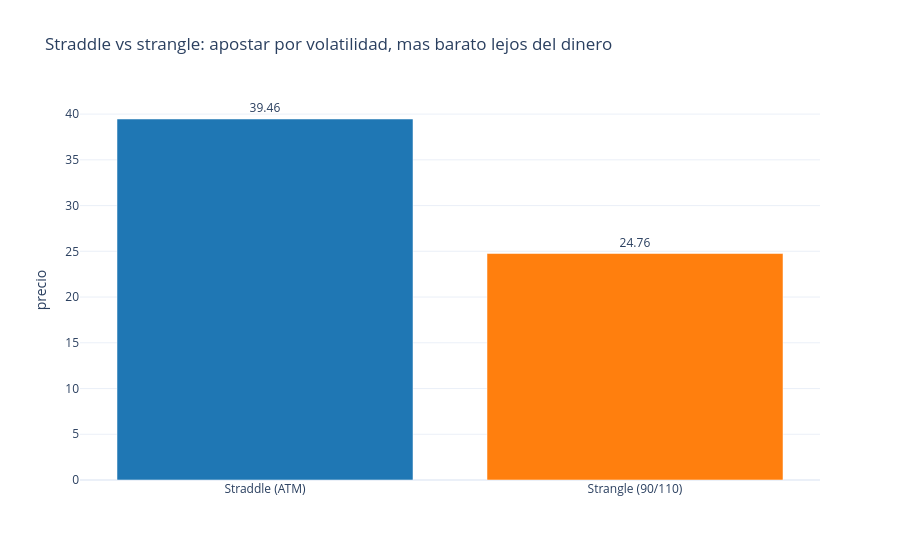

Write notebook code for a chart like this one.
### Markdown cell above
## 9. Combinaciones: straddle y strangle (`both`)

Un straddle (call+put mismo strike) y un strangle (call+put strikes distintos, fuera de
dinero) se construyen sin ningun concepto nuevo: `both([...])` suma dos contratos.

### Code cell
def vanilla_put_contract(strike):
    """Delega en quantdesk.payoff.put_leg (PLAN_IMPROVE_NOTEBOOK2.md Fase 6) -- ver
    vanilla_put_contract_manual para la version local horneada a mano (celda de verificacion
    cruzada, PRE-Fase 6)."""
    return qd.put_leg(OBS, strike, 1.0, T)


def vanilla_put_contract_manual(strike):
    return qd.when(T, qd.cashflow("USD", qd.maximum(strike - qd.fixing(OBS, T), 0.0)))


# Verificacion cruzada put: put_leg (motor) vs horneado a mano deben dar el MISMO precio exacto.
put_native_check = price_contract(vanilla_put_contract(S0), "PUT_NATIVE_CHECK")["PayoffPriceQ"].scalar
put_manual_check = price_contract(vanilla_put_contract_manual(S0), "PUT_MANUAL_CHECK")["PayoffPriceQ"].scalar
assert put_native_check == put_manual_check, f"put_leg={put_native_check} manual={put_manual_check}"
print(f"put_leg vs horneado a mano: {put_native_check:.6f} == {put_manual_check:.6f} (coinciden exactamente)")


def price_strategy(trade):
    """Precia un PayoffProduct (p.ej. el que devuelve qd.custom_strategy) sobre el mismo mercado
    que price_contract, sin duplicar el AST -- el combinador ya vive en custom_strategy."""
    return eng.price(trade, model, market, ["PayoffPriceQ"])


strangle_low, strangle_high = S0 * 0.9, S0 * 1.1
straddle_trade = qd.custom_strategy("STRADDLE", [qd.call_leg(OBS, S0, 1.0, T), qd.put_leg(OBS, S0, 1.0, T)])
strangle_trade = qd.custom_strategy(
    "STRANGLE", [qd.call_leg(OBS, strangle_high, 1.0, T), qd.put_leg(OBS, strangle_low, 1.0, T)]
)

straddle_price = price_strategy(straddle_trade)["PayoffPriceQ"].scalar
strangle_price = price_strategy(strangle_trade)["PayoffPriceQ"].scalar

# Verificacion cruzada de estrategia: custom_strategy(call_leg, put_leg) vs el patron previo de
# este notebook (vanilla_call_contract_manual/vanilla_put_contract_manual + qd.both([...]) a mano)
# deben dar el MISMO precio exacto.
straddle_manual_contract = qd.both([vanilla_call_contract_manual(S0), vanilla_put_contract_manual(S0)])
straddle_manual_price = price_contract(straddle_manual_contract, "STRADDLE_MANUAL_CHECK")["PayoffPriceQ"].scalar
assert straddle_price == straddle_manual_price, f"custom_strategy={straddle_price} manual={straddle_manual_price}"
print(
    f"custom_strategy(straddle) vs both([...]) a mano: "
    f"{straddle_price:.6f} == {straddle_manual_price:.6f} (coinciden exactamente)"
)

fig = go.Figure(
    go.Bar(
        x=["Straddle (ATM)", "Strangle (90/110)"],
        y=[straddle_price, strangle_price],
        marker_color=["#1f77b4", "#ff7f0e"],
        text=[f"{straddle_price:.2f}", f"{strangle_price:.2f}"],
        textposition="outside",
    )
)
fig.update_layout(
    title="Straddle vs strangle: apostar por volatilidad, mas barato lejos del dinero",
    yaxis_title="precio",
    template="plotly_white",
)
fig.show()

### Figure 1 — Plotly figure (JSON) as saved in the notebook; plotly's stock layout.template omitted (floating-point values rounded to 4 significant figures)
{"data": [{"marker": {"color": ["#1f77b4", "#ff7f0e"]}, "text": ["39.46", "24.76"], "textposition": "outside", "type": "bar", "x": ["Straddle (ATM)", "Strangle (90/110)"], "y": [39.46, 24.76]}], "layout": {"title": {"text": "Straddle vs strangle: apostar por volatilidad, mas barato lejos del dinero"}, "yaxis": {"title": {"text": "precio"}}}}
